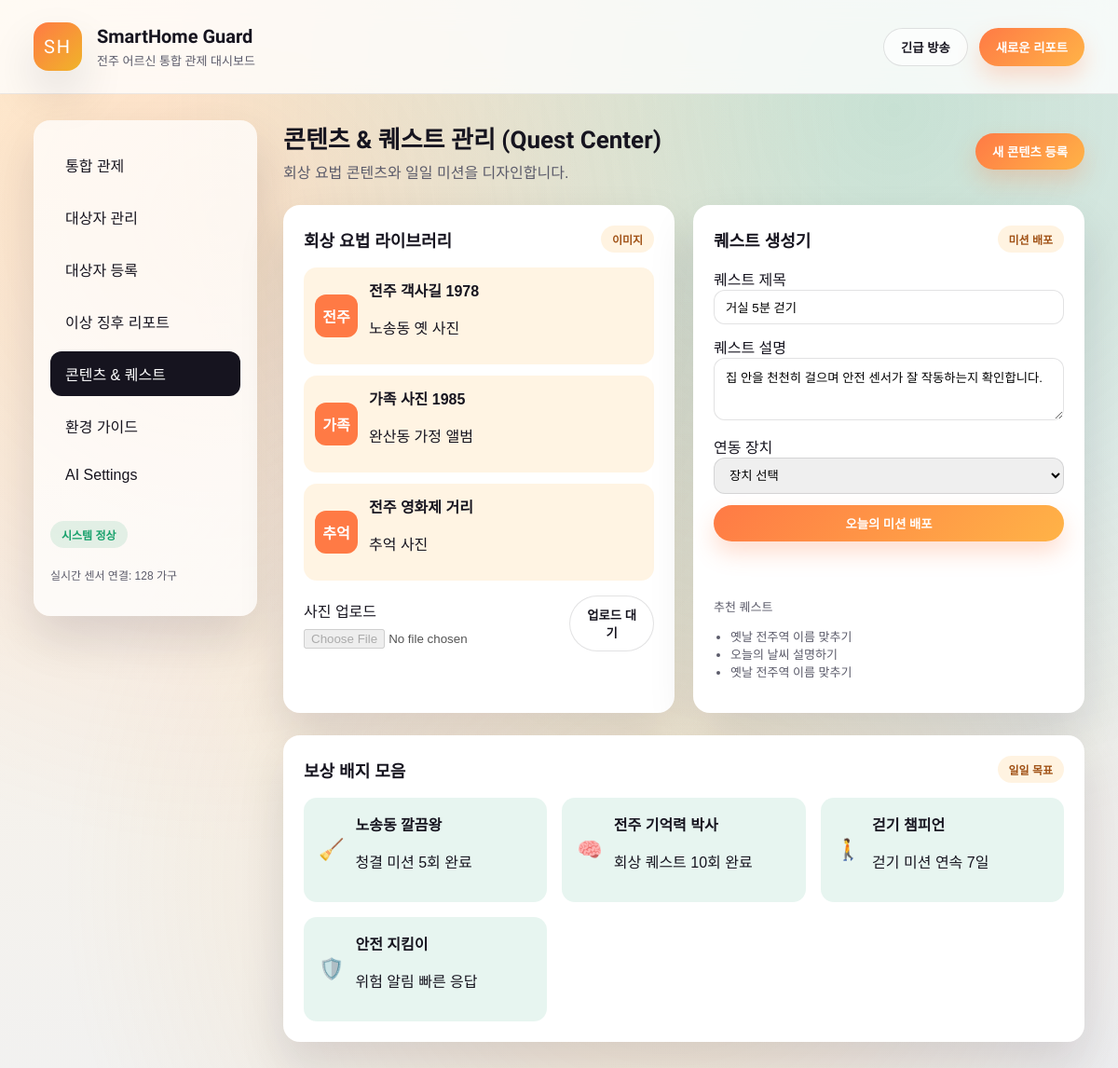
Page /quests/ on the earlier database version.
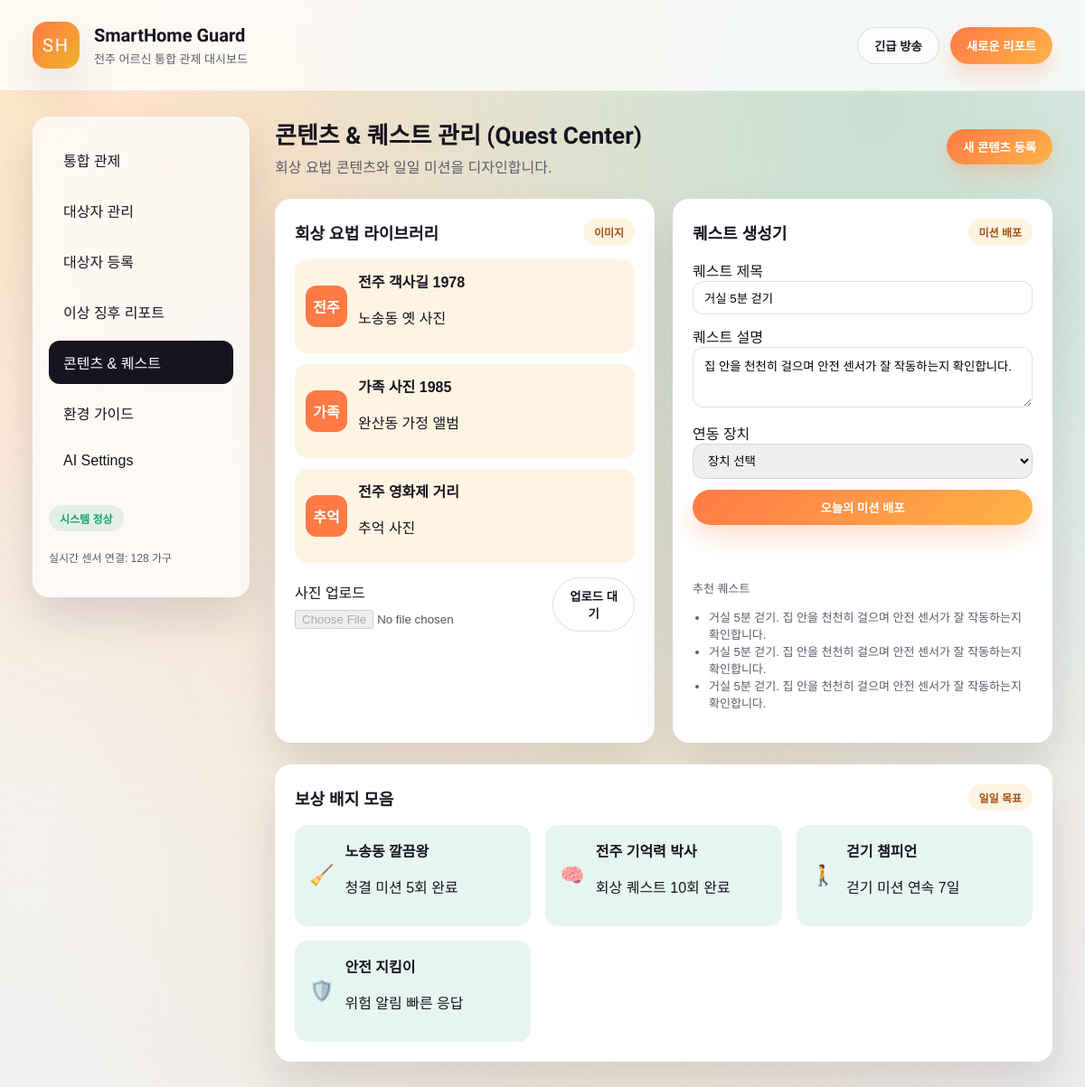
Same page on the later database version.
### dashboard/models.py (models this page shows, shortened)
class Quest(models.Model):
    elderly = models.ForeignKey(
        Elderly, on_delete=models.SET_NULL, related_name="quests", null=True, blank=True
    )
    title = models.CharField(max_length=200)
    is_completed = models.BooleanField(default=False)
    badge_image = models.CharField(max_length=255, blank=True, help_text="배지 이미지 경로 또는 URL")
    created_at = models.DateTimeField(auto_now_add=True)
    updated_at = models.DateTimeField(auto_now=True)
    class Meta:
        ordering = ["-created_at"]

### dashboard/views.py (the view)
# urls.py: path('quests/', views.quest_center, name='quest_center'),
def quest_center(request):
    therapy_library = [
        {"title": "전주 객사길 1978", "meta": "노송동 옛 사진", "tag": "전주"},
        {"title": "가족 사진 1985", "meta": "완산동 가정 앨범", "tag": "가족"},
        {"title": "전주 영화제 거리", "meta": "추억 사진", "tag": "추억"},
    ]
    quest_suggestions = [quest.title for quest in Quest.objects.filter(is_completed=False)[:3]]
    if not quest_suggestions:
        quest_suggestions = [
            "옛날 전주역 이름 맞추기",
            "오늘의 날씨 설명하기",
            "내가 좋아하는 노래 한 소절",
        ]
    badges = [
        {"title": "노송동 깔끔왕", "criteria": "청결 미션 5회 완료", "icon": "🧹"},
        {"title": "전주 기억력 박사", "criteria": "회상 퀘스트 10회 완료", "icon": "🧠"},
        {"title": "걷기 챔피언", "criteria": "걷기 미션 연속 7일", "icon": "🚶"},
        {"title": "안전 지킴이", "criteria": "위험 알림 빠른 응답", "icon": "🛡️"},
    ]
    devices = Device.objects.select_related("elderly").filter(is_active=True)
    return render(
        request,
        "dashboard/quest_center.html",
        {
            "title": "콘텐츠 & 퀘스트",
            "page_name": "quests",
            "therapy_library": therapy_library,
            "quest_suggestions": quest_suggestions,
            "badges": badges,
            "devices": devices,
        },
    )

### templates/dashboard/quest_center.html (shortened to what this page needs)
{% extends 'dashboard/base.html' %}
{% block content %}
<section class="page-header">
  <div>
    <h2>콘텐츠 &amp; 퀘스트 관리 (Quest Center)</h2>
    <p>회상 요법 콘텐츠와 일일 미션을 디자인합니다.</p>
  </div>
  <button class="primary" type="button">새 콘텐츠 등록</button>
</section>
<section class="grid two">
  <article class="card" data-animate>
    <div class="card-header">
      <h3>회상 요법 라이브러리</h3>
      <span class="chip">이미지</span>
    </div>
    <div class="library">
      {% for item in therapy_library %}
      <div class="library-item">
        <div class="library-thumb">{{ item.tag }}</div>
        <div>
          <strong>{{ item.title }}</strong>
          <p>{{ item.meta }}</p>
        </div>
      </div>
      {% endfor %}
    </div>
    <form class="upload-form">
      <label>
        <span>사진 업로드</span>
        <input type="file" disabled>
      </label>
      <button class="ghost" type="button">업로드 대기</button>
    </form>
  </article>
  <article class="card" data-animate>
    <div class="card-header">
      <h3>퀘스트 생성기</h3>
      <span class="chip">미션 배포</span>
    </div>
    <form class="quest-form" onsubmit="return false;">
      <label>
        <span>퀘스트 제목</span>
        <input id="mission-title" type="text" value="거실 5분 걷기">
      </label>
      <label>
        <span>퀘스트 설명</span>
        <textarea id="mission-body" rows="3">집 안을 천천히 걸으며 안전 센서가 잘 작동하는지 확인합니다.</textarea>
      </label>
      <label>
        <span>연동 장치</span>
        <select id="mission-device">
          <option value="">장치 선택</option>
        </select>
      </label>
      <button class="primary" id="mission-deploy" type="button">오늘의 미션 배포</button>
    </form>
    <div class="suggestions">
      <p>추천 퀘스트</p>
      <ul>
        {% for quest in quest_suggestions %}
        <li>{{ quest }}</li>
        {% endfor %}
      </ul>
    </div>
  </article>
</section>
<section class="card" data-animate>
  <div class="card-header">
    <h3>보상 배지 모음</h3>
    <span class="chip">일일 목표</span>
  </div>
  <div class="badge-grid">
    {% for badge in badges %}
    <div class="badge">
      <span>{{ badge.icon }}</span>
      <div>
        <strong>{{ badge.title }}</strong>
        <p>{{ badge.criteria }}</p>
      </div>
    </div>
    {% endfor %}
  </div>
</section>
{% endblock %}

### templates/dashboard/base.html (shortened to what this page needs)
{% load static %}
<!DOCTYPE html>
<html lang="ko">
<head>
  <link rel="stylesheet" href="{% static 'dashboard/styles.css' %}">
</head>
<body class="page-{{ page_name }}">
  <header class="topbar">
    <div class="brand">
      <span class="brand-mark">SH</span>
      <div>
        <h1>SmartHome Guard</h1>
        <p>전주 어르신 통합 관제 대시보드</p>
      </div>
    </div>
    <div class="topbar-actions">
      <button class="ghost">긴급 방송</button>
      <button class="primary">새로운 리포트</button>
    </div>
  </header>
  <div class="layout">
    <aside class="sidebar">
      <nav>
        <a href="{% url 'dashboard' %}" class="{% if page_name == 'dashboard' %}active{% endif %}">통합 관제</a>
        <a href="{% url 'elderly_list' %}" class="{% if page_name == 'elderly' %}active{% endif %}">대상자 관리</a>
        <a href="{% url 'device_register' %}" class="{% if page_name == 'device_register' %}active{% endif %}">대상자 등록</a>
        <a href="{% url 'alert_history' %}" class="{% if page_name == 'alerts' %}active{% endif %}">이상 징후 리포트</a>
        <a href="{% url 'quest_center' %}" class="{% if page_name == 'quests' %}active{% endif %}">콘텐츠 &amp; 퀘스트</a>
        <a href="{% url 'environment_guide' %}" class="{% if page_name == 'environment' %}active{% endif %}">환경 가이드</a>
        <a href="{% url 'ai_settings' %}" class="{% if page_name == 'ai_settings' %}active{% endif %}">AI Settings</a>
      </nav>
      <div class="sidebar-footer">
        <div class="status-chip">시스템 정상</div>
        <p>실시간 센서 연결: 128 가구</p>
      </div>
    </aside>
    <main>
      {% block content %}{% endblock %}
    </main>
  </div>
</body>
</html>

Differences in the rows shown:
no longer on this page (row unchanged): Quest: quest_suggestions "옛날 전주역 이름 맞추기"
no longer on this page (row unchanged): Quest: quest_suggestions "오늘의 날씨 설명하기"
no longer on this page (row unchanged): Quest: quest_suggestions "옛날 전주역 이름 맞추기"
added Quest: quest_suggestions "거실 5분 걷기. 집 안을 천천히 걸으며 안전 센서가 잘 작동하는지 확인합니다."
added Quest: quest_suggestions "거실 5분 걷기. 집 안을 천천히 걸으며 안전 센서가 잘 작동하는지 확인합니다."
added Quest: quest_suggestions "거실 5분 걷기. 집 안을 천천히 걸으며 안전 센서가 잘 작동하는지 확인합니다."
